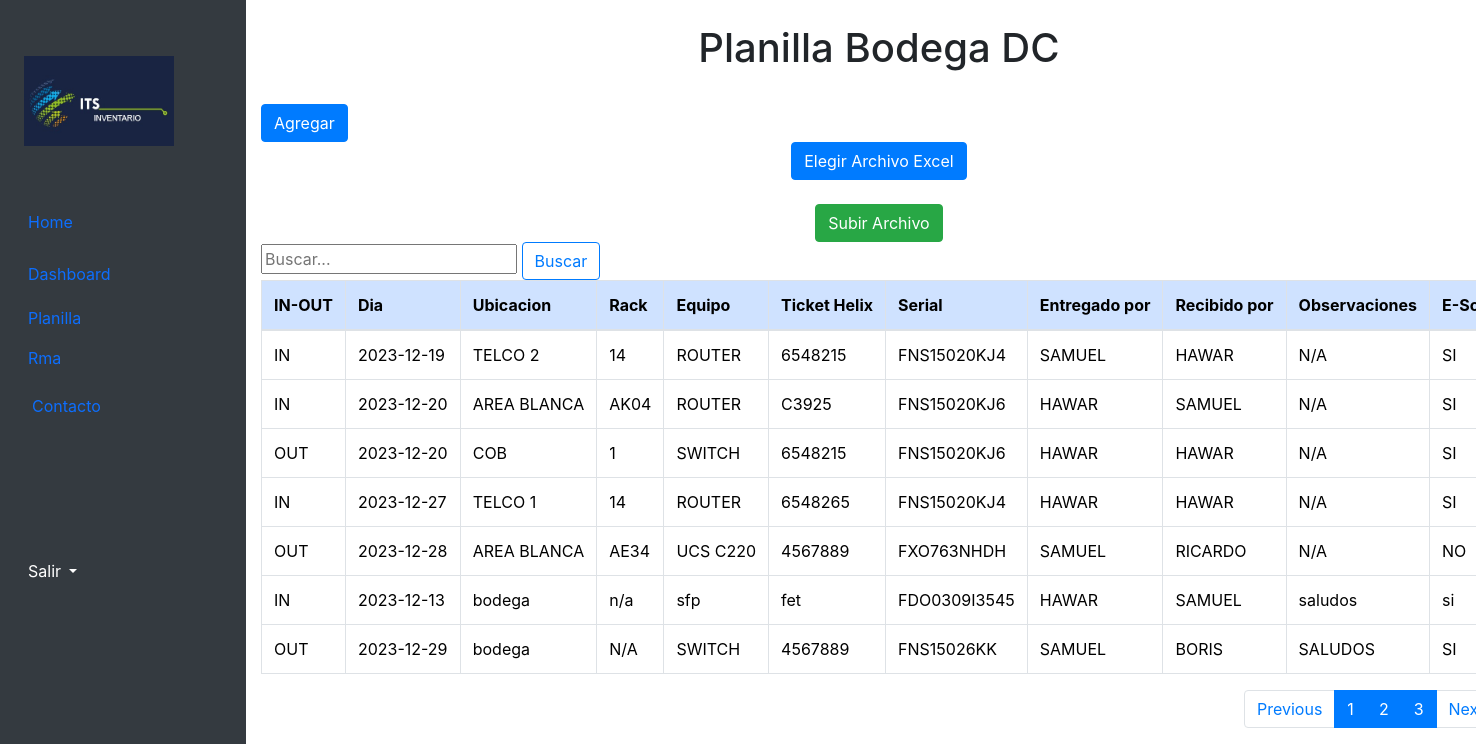
/planilla.php, run on the app's committed database.
### tables this page shows
CREATE TABLE `inventario` (
  `id` int(100) NOT NULL,
  `inOut` varchar(200) DEFAULT NULL,
  `dia` date NOT NULL,
  `ubicacion` varchar(200) DEFAULT NULL,
  `rack` varchar(200) DEFAULT NULL,
  `equipo` varchar(200) DEFAULT NULL,
  `ocTicket` varchar(200) DEFAULT NULL,
  `serial` varchar(200) DEFAULT NULL,
  `entregado` varchar(200) DEFAULT NULL,
  `recibido` varchar(200) DEFAULT NULL,
  `observacion` varchar(200) DEFAULT NULL,
  `eSol` varchar(200) NOT NULL
);

### planilla.php (the view, shortened to what this page needs)
<!DOCTYPE html>
<html lang="es">
<head>
    <link href="https://cdn.jsdelivr.net/npm/bootstrap@5.3.2/dist/css/bootstrap.min.css" rel="stylesheet">
    <link rel="stylesheet" href="https://maxcdn.bootstrapcdn.com/bootstrap/4.0.0/css/bootstrap.min.css">
</head>
<body>
    <body class="d-flex flex-column h-100">
        <div class="container-fluid">
            <div class="row flex-nowrap">
                <div class="col-auto col-md-3 col-xl-2 px-sm-2 px-0 bg-dark">
                    <div class="d-flex flex-column align-items-center align-items-sm-start px-3 pt-2 text-white in-vh-100">
                        <br><br>
                        <img src="img/logo_inv.jpg" width="150" height="90">
                        <br><br>
                        <ul class="nav nav-pills flex-column mb-sm-auto mb-0 align-items-center align-items-sm-start" id="menu">
                            <li class="nav-item">
                                <a href="index.php" class="nav-link align-middle px-0">
                                    <i class="fs-4 bi-house"></i> <span class="ms-1 d-none d-sm-inline">Home</span>
                                </a>
                            </li>
                            <li>
                                <a href="#submenu1" data-bs-toggle="collapse" class="nav-link px-0 align-middle">
                                    <i class="fs-4 bi-speedometer2"></i> <span class="ms-1 d-none d-sm-inline">Dashboard</span>
                                </a>
                                <ul class="collapse show nav flex-column ms-1" id="submenu1" data-bs-parent="#menu">
                                    <li class="w-100">
                                        <a href="planilla.php" class="nav-link px-0"> <span class="d-none d-sm-inline">Planilla</span></a>
                                    </li>
                                    <li>
                                        <a href="rma.php" class="nav-link px-0"> <span class="d-none d-sm-inline">Rma</span></a>
                                    </li>
                                    <li>
                                        <a href="contacto.php" class="nav-link px-0 align-middle">
                                            <i class="fs-4 bi-table"></i> <span class="ms-1 d-none d-sm-inline">Contacto</span></a>
                                    </li>
                                </ul>
                            </li>
                        </ul>
                        <br><br><br><br>
                        <div class="dropdown pb-4">
                            <a href="#" class="d-flex align-items-center text-white text-decoration-none dropdown-toggle" id="dropdownUser1" data-bs-toggle="dropdown" aria-expanded="false">
                                <span class="d-none d-sm-inline mx-1">Salir</span>
                            </a>
                        </div>
                    </div>
                </div>
                <main class="col col-sm-auto">
                    <br>
                    <h1 class="text-center">Planilla Bodega DC</h1>
                    <br>
                    <a href="create.php"><button type="button" class="btn btn-primary">Agregar</button></a>
                    <br>
                    <form action="recibe_excel_validando.php" method="POST" enctype="multipart/form-data">
                        <div class="file-input text-center">
                            <label class="file-input__label btn btn-primary" for="file-input">
                                <span>Elegir Archivo Excel</span>
                            </label>
                        </div>
                        <div class="text-center mt-3">
                            <button type="submit" name="subir" class="btn btn-success">
                                <span>Subir Archivo</span>
                            </button>
                        </div>
                    </form>
                    <form action="planilla.php" method="post">
                        <input type="text" name="search" placeholder="Buscar...">
                        <button type="submit" class="btn btn-outline-primary">Buscar</button>
                    </form>
                    <table class="table table-bordered" id="tabla" data-page-size="10">
                        <thead class="table-primary">
                            <tr>
                                <th>IN-OUT</th>
                                <th>Dia</th>
                                <th>Ubicacion</th>
                                <th>Rack</th>
                                <th>Equipo</th>
                                <th>Ticket Helix</th>
                                <th>Serial</th>
                                <th>Entregado por</th>
                                <th>Recibido por</th>
                                <th>Observaciones</th>
                                <th>E-Sol</th>
                            </tr>
                        </thead>
                        <tbody>
                            <?php
                            $conn = mysqli_connect(
                                'localhost',
                                'root',
                                '',
                                'bodega'
                            );
                            $query = 'SELECT `id`,`inOut`,`dia`, `ubicacion`, `rack`,`equipo`, `ocTicket`, `serial`,`entregado`,
                            `recibido`,`observacion`,`eSol` FROM `inventario`';
                            $result_tasks = mysqli_query($conn, $query);
                            while ($row = mysqli_fetch_assoc($result_tasks)) { ?>
                                <tr>
                                    <td><?php echo $row['inOut']; ?></td>
                                    <td><?php echo $row['dia']; ?></td>
                                    <td><?php echo $row['ubicacion']; ?></td>
                                    <td><?php echo $row['rack']; ?></td>
                                    <td><?php echo $row['equipo']; ?></td>
                                    <td><?php echo $row['ocTicket']; ?></td>
                                    <td><?php echo $row['serial']; ?></td>
                                    <td><?php echo $row['entregado']; ?></td>
                                    <td><?php echo $row['recibido']; ?></td>
                                    <td><?php echo $row['observacion']; ?></td>
                                    <td><?php echo $row['eSol']; ?></td>
                                </tr>
                            <?php }
                            ?>
                        </tbody>
                    </table>
                    <ul class="pagination justify-content-end">
                        <li class="page-item"><a class="page-link" href="#" id="prev-page">Previous</a></li>
                        <li class="page-item active"><a class="page-link" href="#" id="current-page">1</a></li>
                        <li class="page-item active"><a class="page-link" href="#" id="current-page">2</a></li>
                        <li class="page-item active"><a class="page-link" href="#" id="current-page">3</a></li>
                        <li class="page-item"><a class="page-link" href="#" id="next-page">Next</a></li>
                    </ul>
                </main>
            </div>
        </div>
    </body>
</html>

### planilla.php (style rules this page uses)
th { background: #000000; color: #ffffff; }
th, td { border: solid 1px #828282; }
table { width: 400px; }

### data on the page
inventario: inOut "IN", dia "2023-12-19", ubicacion "TELCO 2", rack "14", equipo "ROUTER", ocTicket "6548215", serial "FNS15020KJ4", entregado "SAMUEL", recibido "HAWAR", observacion "N/A", eSol "SI"
inventario: inOut "IN", dia "2023-12-20", ubicacion "AREA BLANCA", rack "AK04", equipo "ROUTER", ocTicket "C3925", serial "FNS15020KJ6", entregado "HAWAR", recibido "SAMUEL", observacion "N/A", eSol "SI"
inventario: inOut "OUT", dia "2023-12-20", ubicacion "COB", rack "1", equipo "SWITCH", ocTicket "6548215", serial "FNS15020KJ6", entregado "HAWAR", recibido "HAWAR", observacion "N/A", eSol "SI"
inventario: inOut "IN", dia "2023-12-27", ubicacion "TELCO 1", rack "14", equipo "ROUTER", ocTicket "6548265", serial "FNS15020KJ4", entregado "HAWAR", recibido "HAWAR", observacion "N/A", eSol "SI"
inventario: inOut "OUT", dia "2023-12-28", ubicacion "AREA BLANCA", rack "AE34", equipo "UCS C220", ocTicket "4567889", serial "FXO763NHDH", entregado "SAMUEL", recibido "RICARDO", observacion "N/A", eSol "NO"
inventario: inOut "IN", dia "2023-12-13", ubicacion "bodega", rack "n/a", equipo "sfp", ocTicket "fet", serial "FDO0309I3545", entregado "HAWAR", recibido "SAMUEL", observacion "saludos", eSol "si"
inventario: inOut "OUT", dia "2023-12-29", ubicacion "bodega", rack "N/A", equipo "SWITCH", ocTicket "4567889", serial "FNS15026KK", entregado "SAMUEL", recibido "BORIS", observacion "SALUDOS", eSol "SI"
